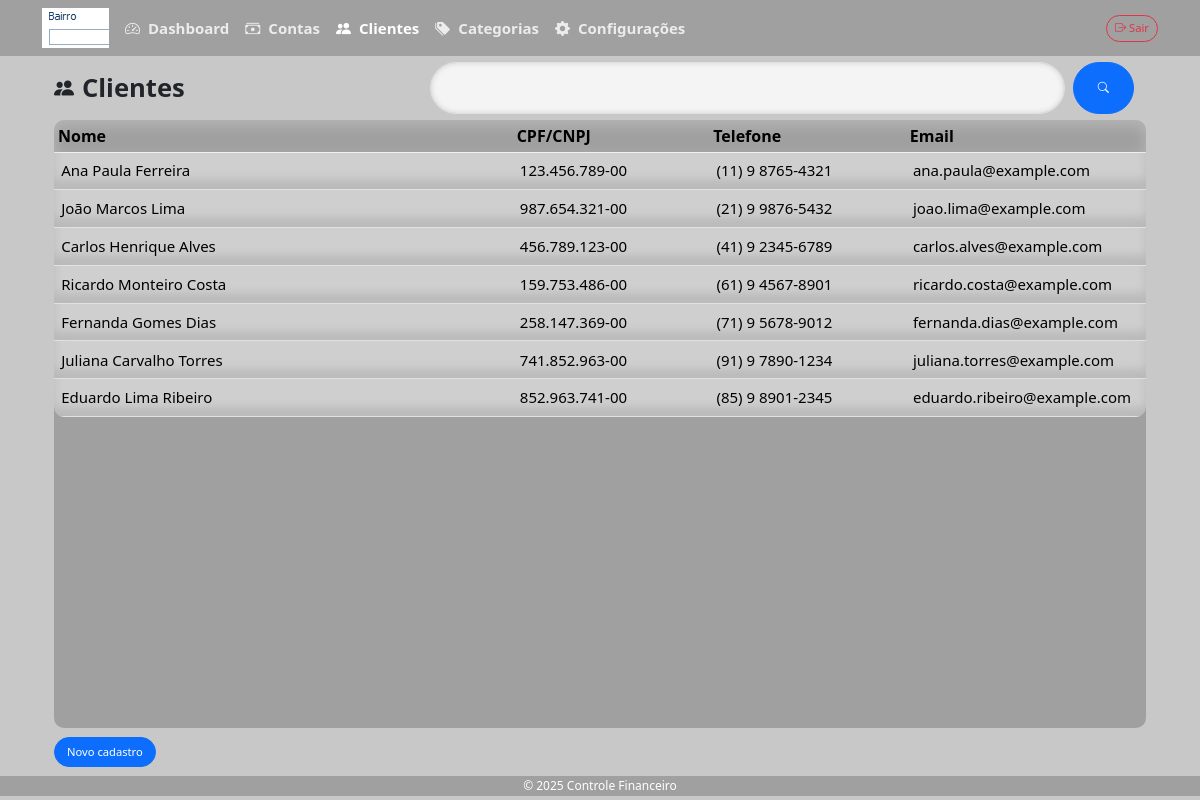
The app's page /clientes/ (signed in) with its own data.
### clientes/models.py (models this page shows, shortened)
class Cliente(models.Model):
    nome = models.CharField(max_length=100)
    cpf_cnpj = models.CharField(max_length=20)
    telefone = models.CharField(max_length=20, blank=True)
    email = models.EmailField(blank=True)
    ativo = models.BooleanField(default=True)

### clientes/views.py (the view, shortened to what this page needs)
# urls.py: path('', cliente_list, name='cliente_list'),
@login_required()
def cliente_list(request):
    clientes_qs = Cliente.objects.all()
    cliente_filter = ClienteFilter(request.GET, queryset=clientes_qs)
    for cliente in cliente_filter.qs:
        cliente.cpf_cnpj = formatar_documento(cliente.cpf_cnpj)
        cliente.telefone = formatar_telefone(cliente.telefone)
    form = ClienteForm()
    if request.method == 'GET':
        return render(request, 'clientes/cliente_list.html', {
            'clientes': cliente_filter.qs,
            'form': form,
            'filter': cliente_filter,
        })

### clientes/forms.py
class ClienteForm(forms.ModelForm):
    class Meta:
        model = Cliente
        exclude = ['ativo']
        fields = '__all__'

### clientes/views.py (called while the page is built)
def formatar_documento(id):
    id = ''.join(filter(str.isdigit, id))
    if len(id) == 11:
        return f"{id[:3]}.{id[3:6]}.{id[6:9]}-{id[9:]}"
    elif len(id) == 14:
        return f"{id[:2]}.{id[2:5]}.{id[5:8]}/{id[8:12]}-{id[12:]}"
    return id

def formatar_telefone(numero: str) -> str:
    numero = ''.join(filter(str.isdigit, numero))
    if len(numero) == 10:
        return f"({numero[:2]}) {numero[2:6]}-{numero[6:]}"
    elif len(numero) == 11:
        return f"({numero[:2]}) {numero[2:3]} {numero[3:7]}-{numero[7:]}"
    return numero

### configuracoes/context_processors.py (called while the page is built)
def tema_context(request):
    try:
        config = Configuracao.objects.first()
        return {'tema': config.tema if config else 'light'}
    except:
        return {'tema': 'light'}

def logo_context(request):
    config = Configuracao.objects.first()
    return {
        "logo": config.logo
    }

### contas/templatetags/contas_extras.py (called while the page is built)
@register.inclusion_tag("partials/ordenar_th.html")
def ordenar_th(label, field, order_by, order):
    return {
        "label": label,
        "field": field,
        "order_by": order_by,
        "order": order,
    }

### clientes/templates/clientes/cliente_list.html (shortened to what this page needs)
{% extends 'content_base.html' %}
{% block modulo %}<i class="bi bi-people-fill fs-5 me-2"></i>Clientes{% endblock %}
{% block form %}
    {% include 'clientes/cliente_form.html' %}
{% endblock %}
{% block filter %}
    {% include 'contas_filter.html' %}
{% endblock %}
{% block table %}
<div id="table" class="col">
    <div id="thead">
        <table class="table">
            <colgroup>
                <col style="width: 42%;">
                <col style="width: 18%;">
                <col style="width: 18%;">
                <col style="width: 22%;">
            </colgroup>
            <thead>
                <tr>
                    {% load contas_extras %}
                    {% ordenar_th "Nome" "nome" order_by order %}
                    {% ordenar_th "CPF/CNPJ" "cpf_cnpj" order_by order %}
                    {% ordenar_th "Telefone" "telefone" order_by order %}
                    {% ordenar_th "Email" "email" order_by order %}
                </tr>
            </thead>
        </table>
    </div>
    <div id="tbody">
        <table class="table">
            <colgroup>
                <col style="width: 42%;">
                <col style="width: 18%;">
                <col style="width: 18%;">
                <col style="width: 22%;">
            </colgroup>
            <tbody>
                {% for cliente in filter.qs %}
                    {% if cliente.ativo %}
                    <tr id="{{ cliente.id }}" onclick="select('{{ cliente.id }}')">
                        <td><p>{{ cliente.nome }}</p></td>
                        <td><p>{{ cliente.cpf_cnpj }}</p></td>
                        <td><p>{{ cliente.telefone }}</p></td>
                        <td><p>{{ cliente.email }}</p></td>
                    </tr>
                    {% endif %}
                    {% empty %}
                    <tr>
                        <td colspan="7" class="text-center">Nenhum resultado encontrado.</td>
                    </tr>
                {% endfor %}
            </tbody>
        </table>
    </div>
</div>
{% endblock %}

### static/financeiro/css/style.css (style rules this page uses)
:root { --bg-color: rgb(200, 200, 200); --card-shadow: 0px 10px 5px 1px rgba(0, 0, 0, 0.3); --card-shadow-hover: 0px 15px 5px 1px rgba(0, 0, 0, 0.3); --nav-bg-color: rgba(0, 0, 0, 0.2); --card-bg-color: rgb(255, 255, 255); }
* { margin: 0; padding: 0; }
html { width: 100%; height: 100%; }
body { display: flex; flex-direction: column; min-height: 100vh; width: 100%; height: 100%; background-color: var(--bg-color); }
input, select, option { border-radius: 30px !important; background-color: rgba(255, 255, 255, 0.8) !important; box-shadow: inset 0px 0px 5px 1px rgba(0, 0, 0, 0.1) !important; padding-left: 10px; color: black !important; }
#header input, #header button { font-size: 2vh; }
body, a, th { user-select: none; -webkit-user-select: none; -moz-user-select: none; -ms-user-select: none; }
input, textarea, select, td { user-select: text; -webkit-user-select: text; -moz-user-select: text; -ms-user-select: text; }

### static/financeiro/css/menu.css (style rules this page uses)
:root { --menu-text-color: rgb(0, 0, 0); }

### static/financeiro/css/table.css (style rules this page uses)
:root { --table-bg: rgba(255, 255, 255, 0.5); --p-color: black; }
#table { display: flex; flex-direction: column; width: 100%; height: 100%; border-radius: 10px !important; }
#thead { width: 100%; height: 2rem; border-radius: 10px 10px 0px 0px !important; box-shadow: inset 0px 5px 12px 2px rgba(255, 255, 255, 0.2); }
tbody tr { background-color: rgba(255, 255, 255, 0) !important; box-shadow: inset 0px -10px 10px 0px rgba(0, 0, 0, 0.1); transition-duration: 0.5s; }
tbody td { background-color: rgba(0, 0, 0, 0) !important; padding: 0.25rem !important; }
#tbody { background-color: var(--table-bg); border-radius: 0px 0px 10px 10px !important; height: var(100% - 40px); width: 100%; overflow:auto; padding: 0px !important; font-size: clamp(10px, 2vh, 15px) !important; }
#tbody p, .pagar, .pagar input[type="date"] { padding: 0.2rem !important; }
#tbody p { display: flex; width: 100%; height: 100%; align-items: center; margin: 0px !important; color: var(--p-color); }
#thead table, #tbody table { table-layout: fixed; width: 100%; height: 100%; margin-bottom: 0px !important; }

### static/financeiro/css/filter.css (style rules this page uses)
:root { --filter-color: black; --filter-hover: rgba(0, 0, 0, 0.1); }
.form-control.rounded, .form-control.rounded-pill { border-radius: 0.5rem; box-shadow: inset 0 0 0 0 rgba(0,0,0,0); transition: border-color 0.3s, box-shadow 0.3s; }

### static/financeiro/css/dropbox.css (style rules this page uses)
:root { --db-color: black; --db-shadow: 0px 10px 15px 5px rgba(0, 0, 0, 0.5); }

### records on screen
Cliente: nome "Ana Paula Ferreira", cpf_cnpj "123.456.789-00", telefone "(11) 9 8765-4321", email "ana.paula@example.com"
Cliente: nome "João Marcos Lima", cpf_cnpj "987.654.321-00", telefone "(21) 9 9876-5432", email "joao.lima@example.com"
Cliente: nome "Carlos Henrique Alves", cpf_cnpj "456.789.123-00", telefone "(41) 9 2345-6789", email "carlos.alves@example.com"
Cliente: nome "Ricardo Monteiro Costa", cpf_cnpj "159.753.486-00", telefone "(61) 9 4567-8901", email "ricardo.costa@example.com"
Cliente: nome "Fernanda Gomes Dias", cpf_cnpj "258.147.369-00", telefone "(71) 9 5678-9012", email "fernanda.dias@example.com"
Cliente: nome "Juliana Carvalho Torres", cpf_cnpj "741.852.963-00", telefone "(91) 9 7890-1234", email "juliana.torres@example.com"
Cliente: nome "Eduardo Lima Ribeiro", cpf_cnpj "852.963.741-00", telefone "(85) 9 8901-2345", email "eduardo.ribeiro@example.com"

### other values on screen
{{ label }} "Nome CPF/CNPJ Telefone Email"
